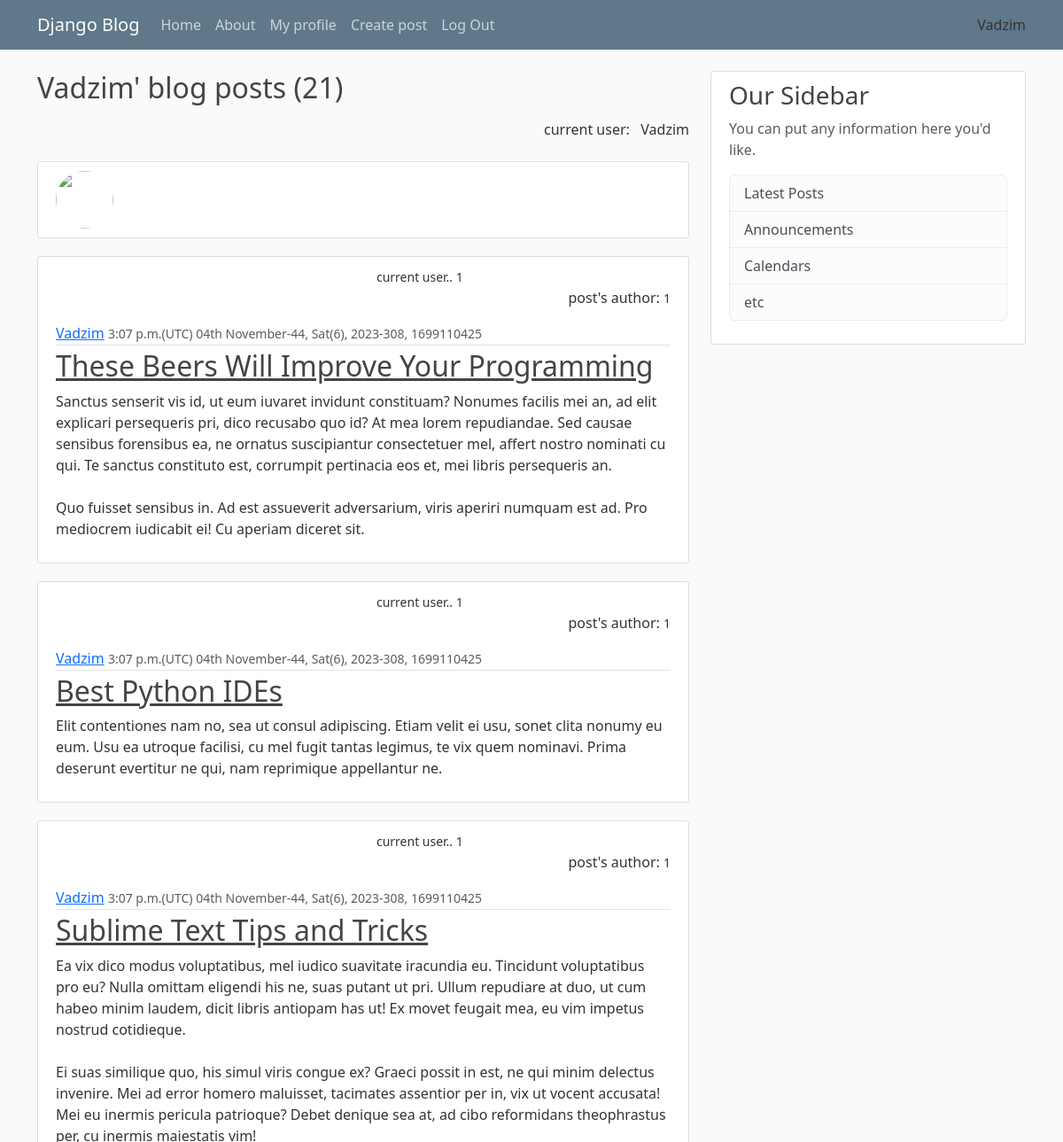
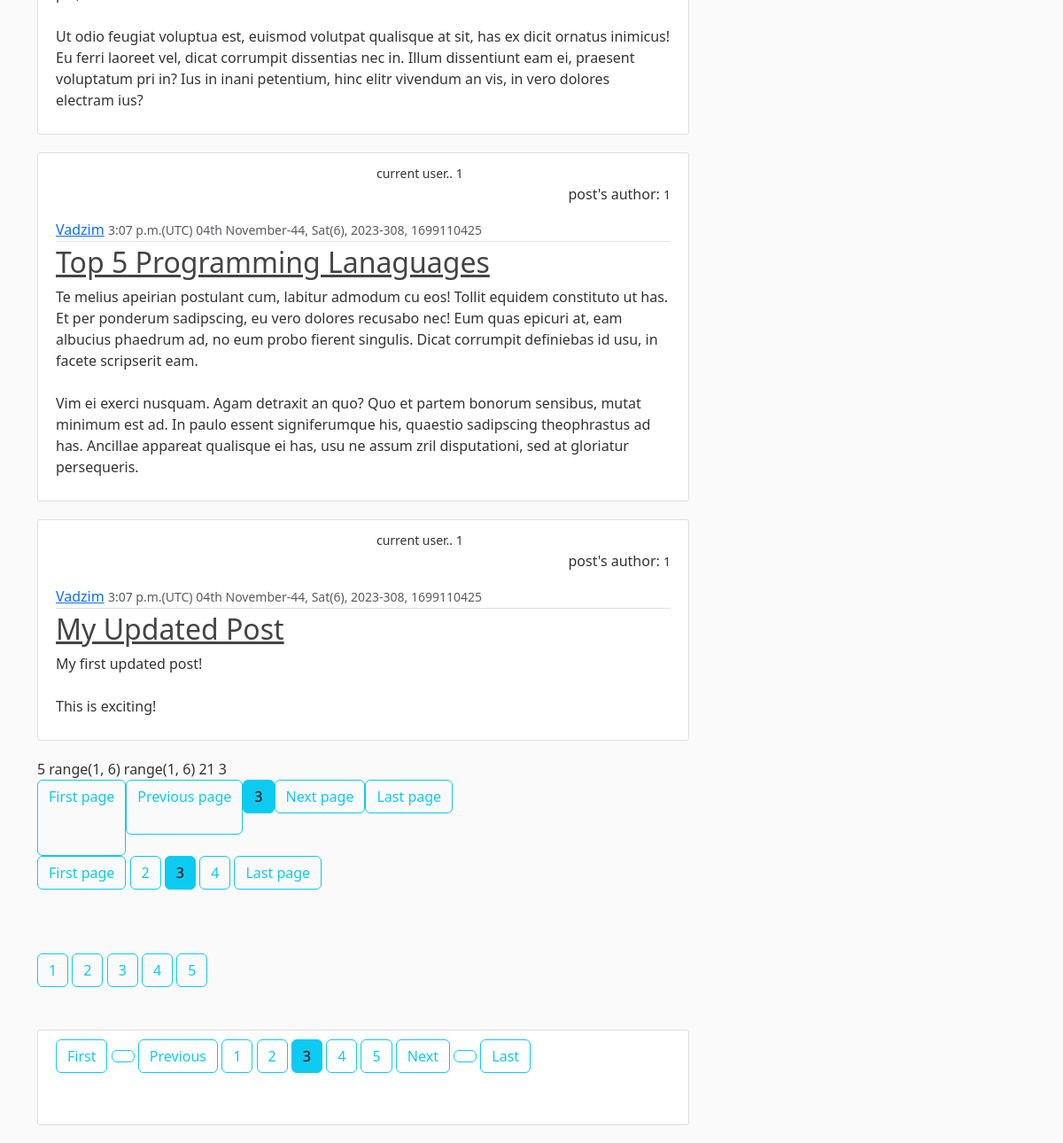
Page /user/Vadzim/?page=3 on the committed database (2 pictures, top to bottom).
### blog/models.py (models this page shows, shortened)
class Post(models.Model):
    title = models.CharField(max_length=100)
    content=models.TextField()
    date_posted = models.DateTimeField(default=timezone.now)
    author = models.ForeignKey(User,  on_delete = models.CASCADE)

### blog/views.py (the view)
# urls.py: path('user/<str:name>/', views.User_posts_view, name = 'user-posts'),
def User_posts_view(request, name):
    user = get_object_or_404(User, username=name)
    user_posts = Post.objects.filter(author=user).order_by('-date_posted')
    paginator = Paginator(user_posts, 5) # 5 users per page
    page_number = request.GET.get('page')
    page_obj = paginator.get_page(page_number)
    return render(request, 'blog/user_posts.html',{'user' : user,
    'name': name.title(), 'user_posts': user_posts,
    'page_obj' : page_obj, 'paginator' : paginator
    })

### blog/templates/blog/user_posts.html (shortened to what this page needs)
{% extends "blog/base.html" %}
{% block content %}
    <div class="left">
        <h2 class="mb-3">{{ name }}' blog posts ({{ page_obj.paginator.count }})</h2>
    </div>
    <div class="righ">
    current user:  &#160 {{ user.username }}<br/><br>
    </div>
    <article class="media content-section">
        <img class="rounded-circle article-img" src="{{ post.author.profile.picture.url }}" >
    </article>
    {% for post in page_obj %}
        <article class="media content-section">
          &nbsp &#160&#160 &nbsp &#160&#160 <small>current user..  {{  user.id     }} </small>
          <p align="right"> post's author:  <small> {{ post.author.id }}</small></p>
          <div class="media-body">
            <div class="article-metadata">
              <a class="mr-2">{{ post.author }}</a>
              <small class="text-muted">{{ post.date_posted|date:"P(e) dS E-W, D(w), o-z, U" }}</small>
            </div>
            <h2><a class="article-title" href=" {% url 'post' post.pk %} ">{{ post.title }}</a></h2>
            <p class="article-content">{{ post.content }}</p>
          </div>
        </article>
    {% endfor %}
    {{ paginator.num_pages }}
    {{ paginator.page_range }}
    {{ page_obj.paginator.page_range }}
    {{ page_obj.paginator.count }}
    {{ page_obj.number }}
        <ul class="pagination">
            {% if page_obj.has_previous %}
            <a class="btn btn-outline-info" href="?page=1">First page</a>
                {% if page_obj.number > 2 %}
                <a class="btn btn-outline-info mb-4" href="?page={{ page_obj.previous_page_number }}">
                Previous page</a>
                {% endif %}
            {% endif %}
            {% if page_obj.number == 1 %}
            <a class="btn btn-info mb-5" href="?page=1">First page</a>
            {% elif page_obj.number == 16 %}
            <a class="btn btn-info mb-5" href="?page={{ page_obj.number }}">Last page</a>
            {% else %}
            <a class="btn btn-info mb-5" href="?page={{ page_obj.number }}">{{ page_obj.number }}</a>
            {% endif %}
            {% if page_obj.has_next %}
            {% if page_obj.number != paginator.num_pages|add:'-1' %}
                <a class="btn btn-outline-info mb-5" href="?page={{ page_obj.next_page_number }}">Next page</a>
            {% endif %}
            <a class="btn btn-outline-info mb-5" href="?page={{ paginator.num_pages }}">Last page</a>
            {% endif %}<br/>
            <br/><br/>
        </ul>
    {% if page_obj.number != 1 %}
        <a class="btn btn-outline-info mb-5" href="?page=1">First page</a>
        {% if page_obj.number > 2 %}
        <a class="btn btn-outline-info mb-5" href="?page={{ page_obj.previous_page_number }}">
        {{ page_obj.previous_page_number }}</a>
        {% endif %}
    {% endif %}
    <a class="btn btn-info mb-5" href="?page={{ page_obj.number }}">{{ page_obj.number }}</a>
    {% if page_obj.number < paginator.num_pages|add:'-1' %}
    <a class="btn btn-outline-info mb-5" href="?page={{ page_obj.next_page_number }}">
    {{ page_obj.next_page_number }}</a>
    {% endif %}
    {% if page_obj.number != paginator.num_pages %}
        <a class="btn btn-outline-info mb-5" href="?page={{ paginator.num_pages }}">Last page</a>
    {% endif %}
    <br/>      <br/>
    {% for n in paginator.page_range %}
        <a class="btn btn-outline-info mb-5" href="?page={{ n }}">{{n}}</a>
    {% endfor %}
    <br/>
    <div class="content-section">
        {% if page_obj.has_previous %}
            <a class="btn btn-outline-info mb-5" href="?page=1">First</a>
            <a class="btn btn-outline-info mb-5">    </a>
            <a class="btn btn-outline-info mb-5" href="?page={{page_obj.previous_page_number}}">Previous</a>
        {% endif %}
        {% for n in paginator.page_range %}
            {% if n == page_obj.number %}
                <a class="btn btn-info mb-5" href="?page={{n}}">{{n}}</a>
            {% elif n > page_obj.number|add:'-3' and n < page_obj.number|add:'3' %}
                <a class="btn btn-outline-info mb-5" href="?page={{ n }}">{{n}}</a>
            {% endif %}
        {% endfor %}
        {% if page_obj.has_next %}
            <a class="btn btn-outline-info mb-5" href="?page={{page_obj.next_page_number}}">Next</a>
            <a class="btn btn-outline-info mb-5">    </a>
            <a class="btn btn-outline-info mb-5" href="?page={{ paginator.num_pages }}">Last</a>
        {% endif %}
    </div>
{% endblock content %}

### blog/templates/blog/base.html (shortened to what this page needs)
{% load static %}
<!DOCTYPE html>
<html>
<head>
    <link href="https://cdn.jsdelivr.net/npm/bootstrap@5.3.1/dist/css/bootstrap.min.css" rel="stylesheet"
>
    <link rel="stylesheet" type="text/css" href="{% static 'blog/main.css' %}">
</head>
<body>
    <header class="site-header">
        <nav class="navbar navbar-expand-md navbar-dark bg-steel fixed-top">
            <div class="container">
                <a class="navbar-brand mr-4" href="{% url 'blog-home' %}">Django Blog</a>
                <div class="collapse navbar-collapse" id="navbarToggle">
                    <div class="navbar-nav mr-auto">
                        <a class="nav-item nav-link" href="{% url 'blog-home' %}">Home</a>
                        <a class="nav-item nav-link" href="{% url 'blog-about' %}">About</a>
                    </div>
                    {% if not user.is_authenticated %}
                    <div class="navbar-nav">
                        <a class="nav-item nav-link" href="{% url 'login' %}">Login</a>
                        <a class="nav-item nav-link" href=" {% url 'userregister' %}">Register</a>
                    </div>
                    {% else %}
                    <div class="navbar-nav">
                        <a class="nav-item nav-link" href="{% url 'profil'|slugify %}">My profile</a>
                        <a class="nav-item nav-link" href="{% url 'create-post' %}">Create post</a>
                        <a class="nav-item nav-link" href=" {% url 'logout' %}">Log Out</a>
                    </div>
                    {% endif %}
                </div>
                {{ user.username }}
            </div>
        </nav>
    </header>
    <main role="main" class="container">
        <div class="row">
            <div class="col-md-8">
                {% block content %}{% endblock %}
            </div>
            <div class="col-md-4">
                <div class="content-section">
                    <h3>Our Sidebar</h3>
                    <p class='text-muted'>You can put any information here you'd like.
                    <ul class="list-group">
                        <li class="list-group-item list-group-item-light">Latest Posts</li>
                        <li class="list-group-item list-group-item-light">Announcements</li>
                        <li class="list-group-item list-group-item-light">Calendars</li>
                        <li class="list-group-item list-group-item-light">etc</li>
                    </ul>
                    </p>
                </div>
            </div>
        </div>
    </main>
</body>
</html>

### blog/static/blog/main.css (style rules this page uses)
body { background: #fafafa; color: #333333; margin-top: 5rem; }
h1, h2, h3, h4, h5, h6 { color: #444444; }
ul { margin: 0; }
.bg-steel { background-color: #5f788a; }
.site-header .navbar-nav .nav-link { color: #cbd5db; }
.content-section { background: #ffffff; padding: 10px 20px; border: 1px solid #dddddd; border-radius: 3px; margin-bottom: 20px; }
.article-title { color: #444444; }
.article-content { white-space: pre-line; }
.article-img { height: 65px; width: 65px; margin-right: 16px; }
.article-metadata { padding-bottom: 1px; margin-bottom: 4px; border-bottom: 1px solid #e3e3e3 }

### blog/templates/blog/user_posts.html (style rules this page uses)
.left { text-align: left; }
.righ { text-align: right; }

### rows in the picture
Post: author.id "1", author "Vadzim", date_posted "3:07 p.m.(UTC) 04th November-44, Sat(6), 2023-308, 1699110425", title "These Beers Will Improve Your Programming", content "Sanctus senserit vis id, ut eum iuvaret invidunt constituam? Nonumes facilis mei an, ad elit explicari persequeris pri, dico recusabo quo id? At mea lorem repudiandae. Sed causae sensibus forensibus ea, ne ornatus suscipiantur consectetuer mel, affert nostro nominati cu qui. Te sanctus constituto est, corrumpit pertinacia eos et, mei libris persequeris an. Quo fuisset sensibus in. Ad est assueverit adversarium, viris aperiri numquam est ad. Pro mediocrem iudicabit ei! Cu aperiam diceret sit."
Post: author.id "1", author "Vadzim", date_posted "3:07 p.m.(UTC) 04th November-44, Sat(6), 2023-308, 1699110425", title "Best Python IDEs", content "Elit contentiones nam no, sea ut consul adipiscing. Etiam velit ei usu, sonet clita nonumy eu eum. Usu ea utroque facilisi, cu mel fugit tantas legimus, te vix quem nominavi. Prima deserunt evertitur ne qui, nam reprimique appellantur ne."
Post: author.id "1", author "Vadzim", date_posted "3:07 p.m.(UTC) 04th November-44, Sat(6), 2023-308, 1699110425", title "Sublime Text Tips and Tricks", content "Ea vix dico modus voluptatibus, mel iudico suavitate iracundia eu. Tincidunt voluptatibus pro eu? Nulla omittam eligendi his ne, suas putant ut pri. Ullum repudiare at duo, ut cum habeo minim laudem, dicit libris antiopam has ut! Ex movet feugait mea, eu vim impetus nostrud cotidieque. Ei suas similique quo, his simul viris congue ex? Graeci possit in est, ne qui minim delectus invenire. Mei ad error homero maluisset, tacimates assentior per in, vix ut vocent accusata! Mei eu inermis pericula patrioque? Debet denique sea at, ad cibo reformidans theophrastus per, cu inermis maiestatis vim! Ut odio feugiat voluptua est, euismod volutpat qualisque at sit, has ex dicit ornatus inimicus! Eu…"
Post: author.id "1", author "Vadzim", date_posted "3:07 p.m.(UTC) 04th November-44, Sat(6), 2023-308, 1699110425", title "Top 5 Programming Lanaguages", content "Te melius apeirian postulant cum, labitur admodum cu eos! Tollit equidem constituto ut has. Et per ponderum sadipscing, eu vero dolores recusabo nec! Eum quas epicuri at, eam albucius phaedrum ad, no eum probo fierent singulis. Dicat corrumpit definiebas id usu, in facete scripserit eam. Vim ei exerci nusquam. Agam detraxit an quo? Quo et partem bonorum sensibus, mutat minimum est ad. In paulo essent signiferumque his, quaestio sadipscing theophrastus ad has. Ancillae appareat qualisque ei has, usu ne assum zril disputationi, sed at gloriatur persequeris."
Post: author.id "1", author "Vadzim", date_posted "3:07 p.m.(UTC) 04th November-44, Sat(6), 2023-308, 1699110425", title "My Updated Post", content "My first updated post! This is exciting!"

### other values in the picture
{{ user.username }} "Vadzim"
{{ name }} "Vadzim"
{{ page_obj.paginator.count }} "21"
{{ user.id }} "1"
{{ paginator.num_pages }} "5"
{{ paginator.page_range }} "range(1, 6)"
{{ page_obj.paginator.page_range }} "range(1, 6)"
{{ page_obj.number }} "3"
{{ page_obj.previous_page_number }} "2"
{{ page_obj.next_page_number }} "4"
{{ n }} "1" "2" "3" "4" "5"
{{ n }} "1" "2" "4" "5"
{{ n }} "3"
